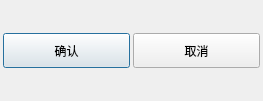
<?xml version="1.0" encoding="UTF-8"?>
<ui version="4.0">
 <class>NameSelectDlg</class>
 <widget class="QDialog" name="NameSelectDlg">
  <property name="geometry">
   <rect>
    <x>0</x>
    <y>0</y>
    <width>263</width>
    <height>101</height>
   </rect>
  </property>
  <property name="sizePolicy">
   <sizepolicy hsizetype="Preferred" vsizetype="Preferred">
    <horstretch>0</horstretch>
    <verstretch>0</verstretch>
   </sizepolicy>
  </property>
  <property name="windowTitle">
   <string>标签选择</string>
  </property>
  <property name="styleSheet">
   <string notr="true"/>
  </property>
  <layout class="QGridLayout" name="gridLayout_2">
   <property name="leftMargin">
    <number>3</number>
   </property>
   <property name="topMargin">
    <number>3</number>
   </property>
   <property name="rightMargin">
    <number>3</number>
   </property>
   <property name="bottomMargin">
    <number>3</number>
   </property>
   <property name="spacing">
    <number>3</number>
   </property>
   <item row="0" column="0" colspan="2">
    <layout class="QGridLayout" name="gridLayout"/>
   </item>
   <item row="1" column="0">
    <widget class="QPushButton" name="PB_Confirm">
     <property name="minimumSize">
      <size>
       <width>0</width>
       <height>35</height>
      </size>
     </property>
     <property name="text">
      <string>确认</string>
     </property>
    </widget>
   </item>
   <item row="1" column="1">
    <widget class="QPushButton" name="PB_Reject">
     <property name="minimumSize">
      <size>
       <width>0</width>
       <height>35</height>
      </size>
     </property>
     <property name="text">
      <string>取消</string>
     </property>
    </widget>
   </item>
  </layout>
 </widget>
 <resources/>
 <connections/>
</ui>
